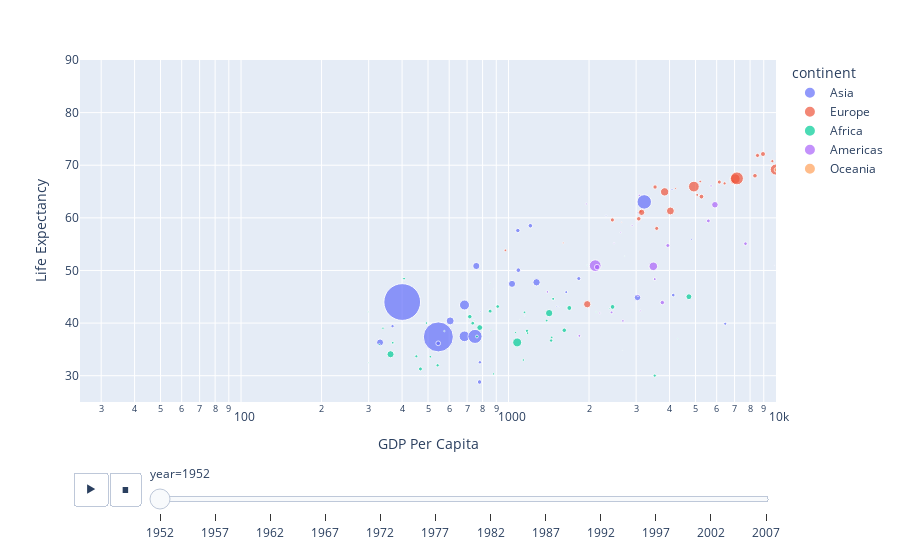

Notebook code cell kept with this figure:
### Code cell
gap2007=gapminder.query('year==2007')
fig=px.scatter(gapminder,x='gdpPercap',y='lifeExp',height=500,color='continent',size_max=40,size='pop',hover_name='country',
              animation_frame='year',log_x=True,animation_group='country',range_x=[25,10000],range_y=[25,90],
              labels=dict(pop='Population',gdpPercap='GDP Per Capita',lifeExp='Life Expectancy'))
fig.show()

### Figure 1 — Plotly figure (JSON) as saved in the notebook; plotly's stock layout.template omitted (floating-point values rounded to 4 significant figures)
{"data": [{"hovertemplate": "<b>%{hovertext}</b><br><br>continent=Asia<br>year=1952<br>GDP Per Capita=%{x}<br>Life Expectancy=%{y}<br>Population=%{marker.size}<extra></extra>", "hovertext": ["Afghanistan", "Bahrain", "Bangladesh", "Cambodia", "China", "Hong Kong, China", "India", "Indonesia", "Iran", "Iraq", "Israel", "Japan", "Jordan", "Korea, Dem. Rep.", "Korea, Rep.", "Kuwait", "Lebanon", "Malaysia", "Mongolia", "Myanmar", "Nepal", "Oman", "Pakistan", "Philippines", "Saudi Arabia", "Singapore", "Sri Lanka", "Syria", "Taiwan", "Thailand", "Vietnam", "West Bank and Gaza", "Yemen, Rep."], "ids": ["Afghanistan", "Bahrain", "Bangladesh", "Cambodia", "China", "Hong Kong, China", "India", "Indonesia", "Iran", "Iraq", "Israel", "Japan", "Jordan", "Korea, Dem. Rep.", "Korea, Rep.", "Kuwait", "Lebanon", "Malaysia", "Mongolia", "Myanmar", "Nepal", "Oman", "Pakistan", "Philippines", "Saudi Arabia", "Singapore", "Sri Lanka", "Syria", "Taiwan", "Thailand", "Vietnam", "West Bank and Gaza", "Yemen, Rep."], "legendgroup": "Asia", "marker": {"color": "#636efa", "size": [8425333, 120447, 46886859, 4693836, 556263527, 2125900, 372000000, 82052000, 17272000, 5441766, 1620914, 86459025, 607914, 8865488, 20947571, 160000, 1439529, 6748378, 800663, 20092996, 9182536, 507833, 41346560, 22438691, 4005677, 1127000, 7982342, 3661549, 8550362, 21289402, 26246839, 1030585, 4963829], "sizemode": "area", "sizeref": 824200.0, "symbol": "circle"}, "mode": "markers", "name": "Asia", "orientation": "v", "showlegend": true, "type": "scatter", "x": [779.4, 9867.0, 684.2, 368.5, 400.4, 3054.0, 546.6, 749.7, 3035.0, 4130.0, 4087.0, 3217.0, 1547.0, 1088.0, 1031.0, 108400.0, 4835.0, 1831.0, 786.6, 331, 545.9, 1828.0, 684.6, 1273.0, 6460.0, 2315.0, 1084.0, 1643.0, 1207.0, 757.8, 605.1, 1516.0, 781.7], "xaxis": "x", "y": [28.8, 50.94, 37.48, 39.42, 44, 60.96, 37.37, 37.47, 44.87, 45.32, 65.39, 63.03, 43.16, 50.06, 47.45, 55.56, 55.93, 48.46, 42.24, 36.32, 36.16, 37.58, 43.44, 47.75, 39.88, 60.4, 57.59, 45.88, 58.5, 50.85, 40.41, 43.16, 32.55], "yaxis": "y"}, {"hovertemplate": "<b>%{hovertext}</b><br><br>continent=Europe<br>year=1952<br>GDP Per Capita=%{x}<br>Life Expectancy=%{y}<br>Population=%{marker.size}<extra></extra>", "hovertext": ["Albania", "Austria", "Belgium", "Bosnia and Herzegovina", "Bulgaria", "Croatia", "Czech Republic", "Denmark", "Finland", "France", "Germany", "Greece", "Hungary", "Iceland", "Ireland", "Italy", "Montenegro", "Netherlands", "Norway", "Poland", "Portugal", "Romania", "Serbia", "Slovak Republic", "Slovenia", "Spain", "Sweden", "Switzerland", "Turkey", "United Kingdom"], "ids": ["Albania", "Austria", "Belgium", "Bosnia and Herzegovina", "Bulgaria", "Croatia", "Czech Republic", "Denmark", "Finland", "France", "Germany", "Greece", "Hungary", "Iceland", "Ireland", "Italy", "Montenegro", "Netherlands", "Norway", "Poland", "Portugal", "Romania", "Serbia", "Slovak Republic", "Slovenia", "Spain", "Sweden", "Switzerland", "Turkey", "United Kingdom"], "legendgroup": "Europe", "marker": {"color": "#EF553B", "size": [1282697, 6927772, 8730405, 2791000, 7274900, 3882229, 9125183, 4334000, 4090500, 42459667, 69145952, 7733250, 9504000, 147962, 2952156, 47666000, 413834, 10381988, 3327728, 25730551, 8526050, 16630000, 6860147, 3558137, 1489518, 28549870, 7124673, 4815000, 22235677, 50430000], "sizemode": "area", "sizeref": 824200.0, "symbol": "circle"}, "mode": "markers", "name": "Europe", "orientation": "v", "showlegend": true, "type": "scatter", "x": [1601.0, 6137.0, 8343.0, 973.5, 2444.0, 3119.0, 6876.0, 9692.0, 6425.0, 7030.0, 7144.0, 3531.0, 5264.0, 7268.0, 5210.0, 4931.0, 2648.0, 8942.0, 10100.0, 4029.0, 3068.0, 3145.0, 3581.0, 5075.0, 4215.0, 3834.0, 8528.0, 14730.0, 1969.0, 9980.0], "xaxis": "x", "y": [55.23, 66.8, 68, 53.82, 59.6, 61.21, 66.87, 70.78, 66.55, 67.41, 67.5, 65.86, 64.03, 72.49, 66.91, 65.94, 59.16, 72.13, 72.67, 61.31, 59.82, 61.05, 58.0, 64.36, 65.57, 64.94, 71.86, 69.62, 43.59, 69.18], "yaxis": "y"}, {"hovertemplate": "<b>%{hovertext}</b><br><br>continent=Africa<br>year=1952<br>GDP Per Capita=%{x}<br>Life Expectancy=%{y}<br>Population=%{marker.size}<extra></extra>", "hovertext": ["Algeria", "Angola", "Benin", "Botswana", "Burkina Faso", "Burundi", "Cameroon", "Central African Republic", "Chad", "Comoros", "Congo, Dem. Rep.", "Congo, Rep.", "Cote d'Ivoire", "Djibouti", "Egypt", "Equatorial Guinea", "Eritrea", "Ethiopia", "Gabon", "Gambia", "Ghana", "Guinea", "Guinea-Bissau", "Kenya", "Lesotho", "Liberia", "Libya", "Madagascar", "Malawi", "Mali", "Mauritania", "Mauritius", "Morocco", "Mozambique", "Namibia", "Niger", "Nigeria", "Reunion", "Rwanda", "Sao Tome and Principe", "Senegal", "Sierra Leone", "Somalia", "South Africa", "Sudan", "Swaziland", "Tanzania", "Togo", "Tunisia", "Uganda", "Zambia", "Zimbabwe"], "ids": ["Algeria", "Angola", "Benin", "Botswana", "Burkina Faso", "Burundi", "Cameroon", "Central African Republic", "Chad", "Comoros", "Congo, Dem. Rep.", "Congo, Rep.", "Cote d'Ivoire", "Djibouti", "Egypt", "Equatorial Guinea", "Eritrea", "Ethiopia", "Gabon", "Gambia", "Ghana", "Guinea", "Guinea-Bissau", "Kenya", "Lesotho", "Liberia", "Libya", "Madagascar", "Malawi", "Mali", "Mauritania", "Mauritius", "Morocco", "Mozambique", "Namibia", "Niger", "Nigeria", "Reunion", "Rwanda", "Sao Tome and Principe", "Senegal", "Sierra Leone", "Somalia", "South Africa", "Sudan", "Swaziland", "Tanzania", "Togo", "Tunisia", "Uganda", "Zambia", "Zimbabwe"], "legendgroup": "Africa", "marker": {"color": "#00cc96", "size": [9279525, 4232095, 1738315, 442308, 4469979, 2445618, 5009067, 1291695, 2682462, 153936, 14100005, 854885, 2977019, 63149, 22223309, 216964, 1438760, 20860941, 420702, 284320, 5581001, 2664249, 580653, 6464046, 748747, 863308, 1019729, 4762912, 2917802, 3838168, 1022556, 516556, 9939217, 6446316, 485831, 3379468, 33119096, 257700, 2534927, 60011, 2755589, 2143249, 2526994, 14264935, 8504667, 290243, 8322925, 1219113, 3647735, 5824797, 2672000, 3080907], "sizemode": "area", "sizeref": 824200.0, "symbol": "circle"}, "mode": "markers", "name": "Africa", "orientation": "v", "showlegend": true, "type": "scatter", "x": [2449.0, 3521.0, 1063.0, 851.2, 543.3, 339.3, 1173.0, 1071.0, 1179.0, 1103.0, 780.5, 2126.0, 1389.0, 2670.0, 1419.0, 375.6, 328.9, 362.1, 4293.0, 485.2, 911.3, 510.2, 299.9, 853.5, 298.8, 575.6, 2388.0, 1443.0, 369.2, 452.3, 743.1, 1968.0, 1688.0, 468.5, 2424.0, 761.9, 1077.0, 2719.0, 493.3, 879.6, 1450.0, 879.8, 1136.0, 4725.0, 1616.0, 1148.0, 716.7, 859.8, 1468.0, 734.8, 1147.0, 406.9], "xaxis": "x", "y": [43.08, 30.02, 38.22, 47.62, 31.98, 39.03, 38.52, 35.46, 38.09, 40.72, 39.14, 42.11, 40.48, 34.81, 41.89, 34.48, 35.93, 34.08, 37.0, 30, 43.15, 33.61, 32.5, 42.27, 42.14, 38.48, 42.72, 36.68, 36.26, 33.69, 40.54, 50.99, 42.87, 31.29, 41.73, 37.44, 36.32, 52.72, 40, 46.47, 37.28, 30.33, 32.98, 45.01, 38.63, 41.41, 41.22, 38.6, 44.6, 39.98, 42.04, 48.45], "yaxis": "y"}, {"hovertemplate": "<b>%{hovertext}</b><br><br>continent=Americas<br>year=1952<br>GDP Per Capita=%{x}<br>Life Expectancy=%{y}<br>Population=%{marker.size}<extra></extra>", "hovertext": ["Argentina", "Bolivia", "Brazil", "Canada", "Chile", "Colombia", "Costa Rica", "Cuba", "Dominican Republic", "Ecuador", "El Salvador", "Guatemala", "Haiti", "Honduras", "Jamaica", "Mexico", "Nicaragua", "Panama", "Paraguay", "Peru", "Puerto Rico", "Trinidad and Tobago", "United States", "Uruguay", "Venezuela"], "ids": ["Argentina", "Bolivia", "Brazil", "Canada", "Chile", "Colombia", "Costa Rica", "Cuba", "Dominican Republic", "Ecuador", "El Salvador", "Guatemala", "Haiti", "Honduras", "Jamaica", "Mexico", "Nicaragua", "Panama", "Paraguay", "Peru", "Puerto Rico", "Trinidad and Tobago", "United States", "Uruguay", "Venezuela"], "legendgroup": "Americas", "marker": {"color": "#ab63fa", "size": [17876956, 2883315, 56602560, 14785584, 6377619, 12350771, 926317, 6007797, 2491346, 3548753, 2042865, 3146381, 3201488, 1517453, 1426095, 30144317, 1165790, 940080, 1555876, 8025700, 2227000, 662850, 157553000, 2252965, 5439568], "sizemode": "area", "sizeref": 824200.0, "symbol": "circle"}, "mode": "markers", "name": "Americas", "orientation": "v", "showlegend": true, "type": "scatter", "x": [5911.0, 2677.0, 2109.0, 11370.0, 3940.0, 2144.0, 2627.0, 5587.0, 1398.0, 3522.0, 3048.0, 2428.0, 1840.0, 2195.0, 2899.0, 3478.0, 3112.0, 2480.0, 1952.0, 3759.0, 3082.0, 3023.0, 13990.0, 5717.0, 7690.0], "xaxis": "x", "y": [62.48, 40.41, 50.92, 68.75, 54.74, 50.64, 57.21, 59.42, 45.93, 48.36, 45.26, 42.02, 37.58, 41.91, 58.53, 50.79, 42.31, 55.19, 62.65, 43.9, 64.28, 59.1, 68.44, 66.07, 55.09], "yaxis": "y"}, {"hovertemplate": "<b>%{hovertext}</b><br><br>continent=Oceania<br>year=1952<br>GDP Per Capita=%{x}<br>Life Expectancy=%{y}<br>Population=%{marker.size}<extra></extra>", "hovertext": ["Australia", "New Zealand"], "ids": ["Australia", "New Zealand"], "legendgroup": "Oceania", "marker": {"color": "#FFA15A", "size": [8691212, 1994794], "sizemode": "area", "sizeref": 824200.0, "symbol": "circle"}, "mode": "markers", "name": "Oceania", "orientation": "v", "showlegend": true, "type": "scatter", "x": [10040.0, 10560.0], "xaxis": "x", "y": [69.12, 69.39], "yaxis": "y"}], "layout": {"autosize": true, "legend": {"itemsizing": "constant", "title": {"text": "continent"}, "tracegroupgap": 0}, "margin": {"t": 60}, "sliders": [{"active": 0, "currentvalue": {"prefix": "year="}, "len": 0.9, "pad": {"b": 10, "t": 60}, "steps": [{"args": [["1952"], {"frame": {"duration": 0, "redraw": false}, "fromcurrent": true, "mode": "immediate", "transition": {"duration": 0, "easing": "linear"}}], "label": "1952", "method": "animate"}, {"args": [["1957"], {"frame": {"duration": 0, "redraw": false}, "fromcurrent": true, "mode": "immediate", "transition": {"duration": 0, "easing": "linear"}}], "label": "1957", "method": "animate"}, {"args": [["1962"], {"frame": {"duration": 0, "redraw": false}, "fromcurrent": true, "mode": "immediate", "transition": {"duration": 0, "easing": "linear"}}], "label": "1962", "method": "animate"}, {"args": [["1967"], {"frame": {"duration": 0, "redraw": false}, "fromcurrent": true, "mode": "immediate", "transition": {"duration": 0, "easing": "linear"}}], "label": "1967", "method": "animate"}, {"args": [["1972"], {"frame": {"duration": 0, "redraw": false}, "fromcurrent": true, "mode": "immediate", "transition": {"duration": 0, "easing": "linear"}}], "label": "1972", "method": "animate"}, {"args": [["1977"], {"frame": {"duration": 0, "redraw": false}, "fromcurrent": true, "mode": "immediate", "transition": {"duration": 0, "easing": "linear"}}], "label": "1977", "method": "animate"}, {"args": [["1982"], {"frame": {"duration": 0, "redraw": false}, "fromcurrent": true, "mode": "immediate", "transition": {"duration": 0, "easing": "linear"}}], "label": "1982", "method": "animate"}, {"args": [["1987"], {"frame": {"duration": 0, "redraw": false}, "fromcurrent": true, "mode": "immediate", "transition": {"duration": 0, "easing": "linear"}}], "label": "1987", "method": "animate"}, {"args": [["1992"], {"frame": {"duration": 0, "redraw": false}, "fromcurrent": true, "mode": "immediate", "transition": {"duration": 0, "easing": "linear"}}], "label": "1992", "method": "animate"}, {"args": [["1997"], {"frame": {"duration": 0, "redraw": false}, "fromcurrent": true, "mode": "immediate", "transition": {"duration": 0, "easing": "linear"}}], "label": "1997", "method": "animate"}, {"args": [["2002"], {"frame": {"duration": 0, "redraw": false}, "fromcurrent": true, "mode": "immediate", "transition": {"duration": 0, "easing": "linear"}}], "label": "2002", "method": "animate"}, {"args": [["2007"], {"frame": {"duration": 0, "redraw": false}, "fromcurrent": true, "mode": "immediate", "transition": {"duration": 0, "easing": "linear"}}], "label": "2007", "method": "animate"}], "x": 0.1, "xanchor": "left", "y": 0, "yanchor": "top"}], "updatemenus": [{"buttons": [{"args": [null, {"frame": {"duration": 500, "redraw": false}, "fromcurrent": true, "mode": "immediate", "transition": {"duration": 500, "easing": "linear"}}], "label": "&#9654;", "method": "animate"}, {"args": [[null], {"frame": {"duration": 0, "redraw": false}, "fromcurrent": true, "mode": "immediate", "transition": {"duration": 0, "easing": "linear"}}], "label": "&#9724;", "method": "animate"}], "direction": "left", "pad": {"r": 10, "t": 70}, "showactive": false, "type": "buttons", "x": 0.1, "xanchor": "right", "y": 0, "yanchor": "top"}], "xaxis": {"anchor": "y", "domain": [0, 1], "range": [1.398, 4], "title": {"text": "GDP Per Capita"}, "type": "log"}, "yaxis": {"anchor": "x", "domain": [0, 1], "range": [25, 90], "title": {"text": "Life Expectancy"}, "type": "linear"}}}
